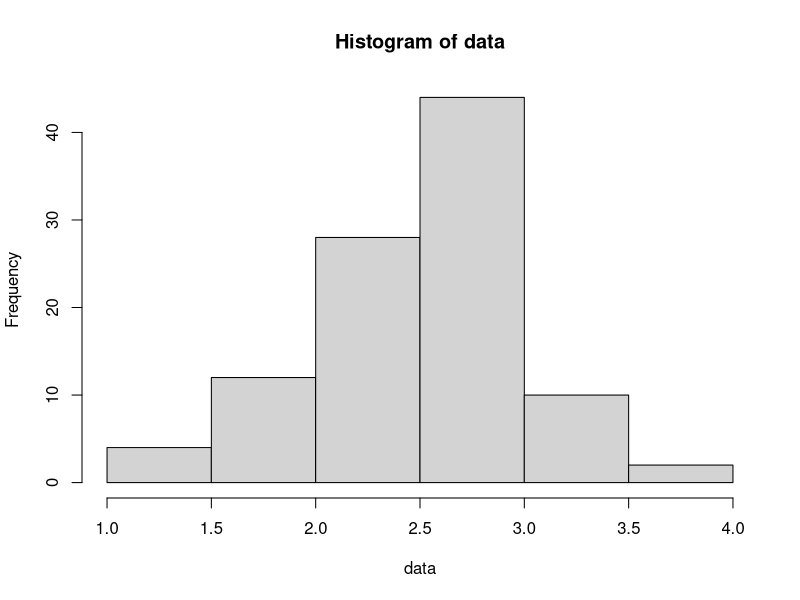

This chart was generated by the following R code:
# Create a sequence of numbers between -10 and 10 incrementing by 0.1.

runif(10, min = -1, max = 1)

data <-rnorm(100, mean = 2.5, sd = 0.5)
hist(data)
y <- MASS::fitdistr(data, "normal")
# Choose the mean as 2.5 and standard deviation as 0.5.
#y <- dnorm(x, mean = 2.5, sd = 0.5)

print(y)
print(y[["estimate"]][["mean"]])
# Give the chart file a name.
png(file = "dnorm.png")

# R < scriptName.R --no-save  